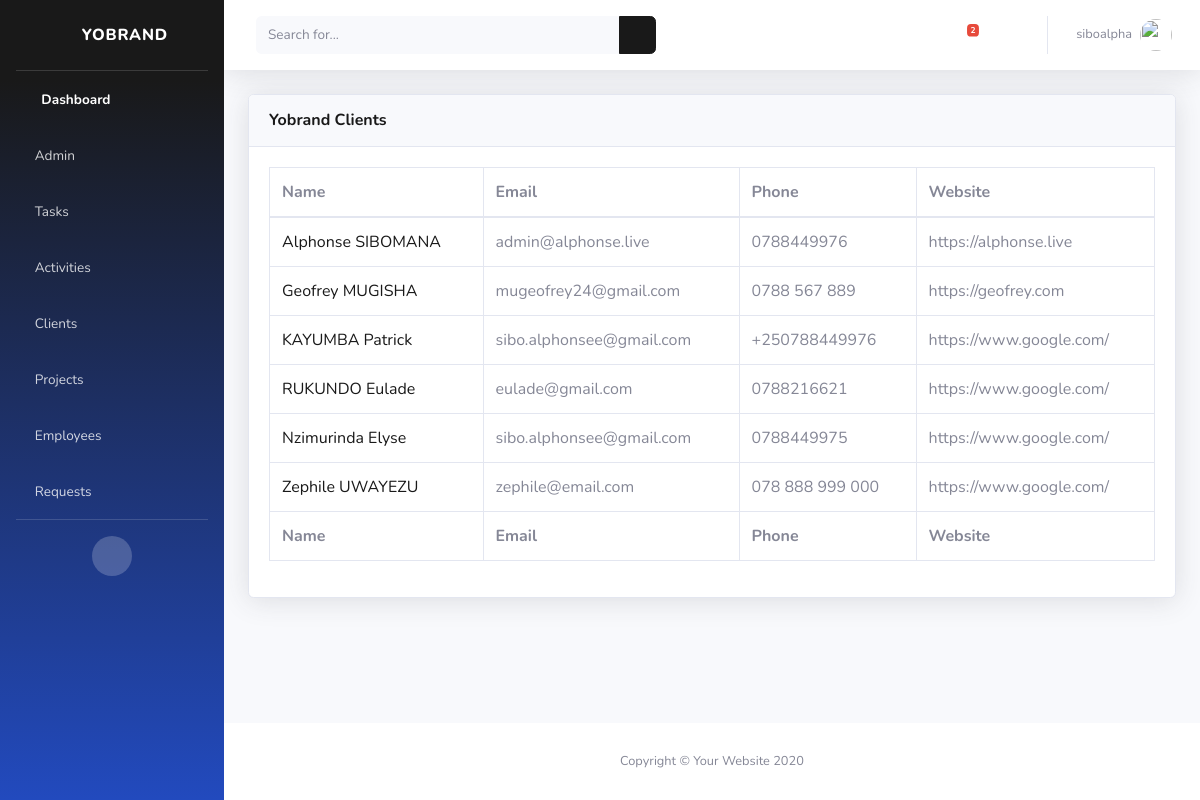
Screenshot of /clients/ (signed in) with the database file from the repository.
### cms/models.py (models this page shows, shortened)
class Client(models.Model):
    name = models.CharField(max_length=40, null=True)
    email = models.EmailField(max_length=40, null=True)
    phone = models.CharField(max_length=30, null=True)
    website = models.URLField(max_length=100, null=True, blank=True)
    instagram = models.URLField(max_length=100, null=True, blank=True)
    facebook = models.URLField(max_length=100, null=True, blank=True)
    twitter = models.URLField(max_length=100, null=True, blank=True)
    linkedin = models.URLField(max_length=100, null=True, blank=True)

### cms/views.py (the view)
# urls.py: path('clients/', views.clients, name="clients"),
@login_required(login_url='login')
def clients(request):
    client_list = Client.objects.all()
    tasks_notification = Task.objects.filter(employee=request.user, complete = False).count()
    context = {'client_list':client_list, 'tasks_notification': tasks_notification}
    return render(request, 'cms/clients.html', context)

### cms/templates/cms/clients.html
{% extends 'cms/base.html' %}
{% block content %}
<div class="container-fluid">
    <div class="card shadow mb-4">
        <div class="card-header py-3">
            <h6 class="m-0 font-weight-bold text-primary">Yobrand Clients</h6>
        </div>
        <div class="card-body">
            <div class="table-responsive">
                <table class="table table-bordered" id="dataTable" width="100%" cellspacing="0">
                    <thead>
                        <tr>
                            <th>Name</th>
                            <th>Email</th>
                            <th>Phone</th>
                            <th>Website</th>
                        </tr>
                    </thead>
                    <tfoot>
                        <tr>
                            <th>Name</th>
                            <th>Email</th>
                            <th>Phone</th>
                            <th>Website</th>
                        </tr>
                    </tfoot>
                    <tbody>
                        {% for client in client_list %}
                        <tr>
                            <td><a href="{% url 'client-profile' client.id %}"> {{client.name}}</a></td>
                            <td>{{client.email}}</td>
                            <td>{{client.phone}}</td>
                            <td>{{client.website}}</td>
                        </tr>
                        {% endfor %}
                    </tbody>
                </table>
            </div>
        </div>
    </div>
</div>
</div>
<footer class="sticky-footer bg-white">
    <div class="container my-auto">
        <div class="copyright text-center my-auto">
            <span>Copyright &copy; Your Website 2020</span>
        </div>
    </div>
</footer>
</div>
</div>
{% endblock %}

### cms/templates/cms/base.html (shortened to what this page needs)
<!DOCTYPE html>
{% load static %}
<html lang="en">
<head>
    <link href="{% static 'vendor/fontawesome-free/css/all.min.css' %}" rel="stylesheet" type="text/css">
    <link href="{% static 'css/sb-admin-2.min.css' %}" rel="stylesheet">
</head>
<body id="page-top">
    <div id="wrapper">
        <ul class="navbar-nav bg-gradient-primary sidebar sidebar-dark accordion" id="accordionSidebar">
            <a class="sidebar-brand d-flex align-items-center justify-content-center" href="{% url 'dashboard' %}">
                <div class="sidebar-brand-icon rotate-n-15">
                    <i class="fas fa-laugh-wink"></i>
                </div>
                <div class="sidebar-brand-text mx-3">Yobrand</div>
            </a>
            <hr class="sidebar-divider my-0">
            <li class="nav-item active">
                <a class="nav-link" href="{% url 'dashboard' %}">
                    <i class="fas fa-fw fa-tachometer-alt"></i>
                    <span>Dashboard</span></a>
            </li>
            {% if request.user.is_staff %}
            <li class="nav-item">
                <a class="nav-link collapsed" href="#" data-toggle="collapse" data-target="#menuItemAdminPanel"
                    aria-expanded="true" aria-controls="menuItemAdminPanel">
                    <i class="fas fa-clipboard-list"></i>
                    <span>Admin</span>
                </a>
            </li>
            {% endif %}
            <li class="nav-item">
                <a class="nav-link collapsed" href="#" data-toggle="collapse" data-target="#menuItemTasks"
                    aria-expanded="true" aria-controls="menuItemTasks">
                    <i class="fas fa-clipboard-list"></i>
                    <span>Tasks</span>
                </a>
            </li>
            <li class="nav-item">
                <a class="nav-link collapsed" href="#" data-toggle="collapse" data-target="#menuItemActivities"
                    aria-expanded="true" aria-controls="menuItemActivities">
                    <i class="fas fa-network-wired"></i>
                    <span>Activities</span>
                </a>
            </li>
            <li class="nav-item">
                <a class="nav-link collapsed" href="#" data-toggle="collapse" data-target="#menuItemClients"
                    aria-expanded="true" aria-controls="menuItemClients">
                    <i class="fas fa-users"></i>
                    <span>Clients</span>
                </a>
            </li>
            <li class="nav-item">
                <a class="nav-link collapsed" href="#" data-toggle="collapse" data-target="#menuItemProjects"
                    aria-expanded="true" aria-controls="menuItemProjects">
                    <i class="fas fa-database"></i>
                    <span>Projects</span>
                </a>
            </li>
            <li class="nav-item">
                <a class="nav-link collapsed" href="#" data-toggle="collapse" data-target="#menuItemEmployees"
                    aria-expanded="true" aria-controls="menuItemEmployees">
                    <i class="fas fa-users"></i>
                    <span>Employees</span>
                </a>
            </li>
            <li class="nav-item">
                <a class="nav-link collapsed" href="#" data-toggle="collapse" data-target="#menuItemRequests"
                    aria-expanded="true" aria-controls="menuItemRequests">
                    <i class="fas fa-comments"></i>
                    <span>Requests</span>
                </a>
            </li>
            <hr class="sidebar-divider d-none d-md-block">
            <div class="text-center d-none d-md-inline">
                <button class="rounded-circle border-0" id="sidebarToggle"></button>
            </div>
        </ul>
        <div id="content-wrapper" class="d-flex flex-column">
            <div id="content">
                <nav class="navbar navbar-expand navbar-light bg-white topbar mb-4 static-top shadow">
                    <form
                        class="d-none d-sm-inline-block form-inline mr-auto ml-md-3 my-2 my-md-0 mw-100 navbar-search">
                        <div class="input-group">
                            <input type="text" class="form-control bg-light border-0 small" placeholder="Search for..."
                                aria-label="Search" aria-describedby="basic-addon2">
                            <div class="input-group-append">
                                <button class="btn btn-primary" type="button">
                                    <i class="fas fa-search fa-sm"></i>
                                </button>
                            </div>
                        </div>
                    </form>
                    <ul class="navbar-nav ml-auto">
                        <li class="nav-item dropdown no-arrow mx-1">
                            <a class="nav-link dropdown-toggle" href="#" id="alertsDropdown" role="button"
                                data-toggle="dropdown" aria-haspopup="true" aria-expanded="false">
                                <i class="fas fa-bell fa-fw"></i>
                                {% if tasks_notification %}
                                <span class="badge badge-danger badge-counter">{{tasks_notification}}</span>
                                {% endif %}
                            </a>
                        </li>
                        <li class="nav-item dropdown no-arrow mx-1">
                            <a class="nav-link dropdown-toggle" href="#" id="messagesDropdown" role="button"
                                data-toggle="dropdown" aria-haspopup="true" aria-expanded="false">
                                <i class="fas fa-comments"></i>
                            </a>
                        </li>
                        <li class="nav-item dropdown no-arrow">
                            <a class="nav-link dropdown-toggle" href="#" id="userDropdown" role="button"
                                data-toggle="dropdown" aria-haspopup="true" aria-expanded="false">
                                <span class="mr-2 d-none d-lg-inline text-gray-600 small">{{request.user}}</span>
                                <img class="img-profile rounded-circle" src="{% static 'img/undraw_profile.svg' %}">
                            </a>
                        </li>
                    </ul>
                </nav>
                {% block content%}
                {% endblock %}
</body>
</html>

### rows the page displays
Client: name "Alphonse SIBOMANA", email "admin@alphonse.live", phone "0788449976", website "https://alphonse.live"
Client: name "Geofrey MUGISHA", email "mugeofrey24@gmail.com", phone "0788 567 889", website "https://geofrey.com"
Client: name "KAYUMBA Patrick", email "sibo.alphonsee@gmail.com", phone "+250788449976", website "https://www.google.com/"
Client: name "RUKUNDO Eulade", email "eulade@gmail.com", phone "0788216621", website "https://www.google.com/"
Client: name "Nzimurinda Elyse", email "sibo.alphonsee@gmail.com", phone "0788449975", website "https://www.google.com/"
Client: name "Zephile UWAYEZU", email "zephile@email.com", phone "078 888 999 000", website "https://www.google.com/"

### other values shown
{{ tasks_notification }} "2"
{{ request.user }} "siboalpha"
